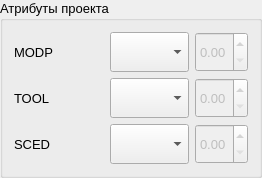
        <widget class="QGroupBox" name="gbProject">
         <property name="font">
          <font>
           <pointsize>10</pointsize>
          </font>
         </property>
         <property name="title">
          <string>Атрибуты проекта</string>
         </property>
         <layout class="QGridLayout" name="gridLayout_4">
          <item row="1" column="0">
           <widget class="QLabel" name="lblTOOL">
            <property name="sizePolicy">
             <sizepolicy hsizetype="Fixed" vsizetype="Preferred">
              <horstretch>0</horstretch>
              <verstretch>0</verstretch>
             </sizepolicy>
            </property>
            <property name="minimumSize">
             <size>
              <width>90</width>
              <height>40</height>
             </size>
            </property>
            <property name="maximumSize">
             <size>
              <width>90</width>
              <height>40</height>
             </size>
            </property>
            <property name="toolTip">
             <string>&lt;html&gt;&lt;head/&gt;&lt;body&gt;&lt;p&gt;Использование программных инструментов&lt;/p&gt;&lt;/body&gt;&lt;/html&gt;</string>
            </property>
            <property name="text">
             <string>TOOL</string>
            </property>
           </widget>
          </item>
          <item row="1" column="1">
           <widget class="QComboBox" name="cbTOOL">
            <property name="sizePolicy">
             <sizepolicy hsizetype="Preferred" vsizetype="Preferred">
              <horstretch>0</horstretch>
              <verstretch>0</verstretch>
             </sizepolicy>
            </property>
            <property name="minimumSize">
             <size>
              <width>0</width>
              <height>40</height>
             </size>
            </property>
            <property name="maximumSize">
             <size>
              <width>16777215</width>
              <height>40</height>
             </size>
            </property>
           </widget>
          </item>
          <item row="0" column="0">
           <widget class="QLabel" name="lblMODP">
            <property name="sizePolicy">
             <sizepolicy hsizetype="Fixed" vsizetype="Preferred">
              <horstretch>0</horstretch>
              <verstretch>0</verstretch>
             </sizepolicy>
            </property>
            <property name="minimumSize">
             <size>
              <width>90</width>
              <height>40</height>
             </size>
            </property>
            <property name="maximumSize">
             <size>
              <width>90</width>
              <height>40</height>
             </size>
            </property>
            <property name="toolTip">
             <string>&lt;html&gt;&lt;head/&gt;&lt;body&gt;&lt;p&gt;Использование современных методов&lt;/p&gt;&lt;/body&gt;&lt;/html&gt;</string>
            </property>
            <property name="text">
             <string>MODP</string>
            </property>
           </widget>
          </item>
          <item row="1" column="2">
           <widget class="QDoubleSpinBox" name="dsbTOOL">
            <property name="enabled">
             <bool>false</bool>
            </property>
            <property name="sizePolicy">
             <sizepolicy hsizetype="Preferred" vsizetype="Preferred">
              <horstretch>0</horstretch>
              <verstretch>0</verstretch>
             </sizepolicy>
            </property>
            <property name="minimumSize">
             <size>
              <width>0</width>
              <height>40</height>
             </size>
            </property>
            <property name="maximumSize">
             <size>
              <width>16777215</width>
              <height>40</height>
             </size>
            </property>
            <property name="maximum">
             <double>2.000000000000000</double>
            </property>
            <property name="singleStep">
             <double>0.050000000000000</double>
            </property>
           </widget>
          </item>
          <item row="0" column="1">
           <widget class="QComboBox" name="cbMODP">
            <property name="sizePolicy">
             <sizepolicy hsizetype="Preferred" vsizetype="Expanding">
              <horstretch>0</horstretch>
              <verstretch>0</verstretch>
             </sizepolicy>
            </property>
            <property name="minimumSize">
             <size>
              <width>0</width>
              <height>40</height>
             </size>
            </property>
            <property name="maximumSize">
             <size>
              <width>16777215</width>
              <height>40</height>
             </size>
            </property>
           </widget>
          </item>
          <item row="0" column="2">
           <widget class="QDoubleSpinBox" name="dsbMODP">
            <property name="enabled">
             <bool>false</bool>
            </property>
            <property name="sizePolicy">
             <sizepolicy hsizetype="Preferred" vsizetype="Preferred">
              <horstretch>0</horstretch>
              <verstretch>0</verstretch>
             </sizepolicy>
            </property>
            <property name="minimumSize">
             <size>
              <width>0</width>
              <height>40</height>
             </size>
            </property>
            <property name="maximumSize">
             <size>
              <width>16777215</width>
              <height>40</height>
             </size>
            </property>
            <property name="maximum">
             <double>2.000000000000000</double>
            </property>
            <property name="singleStep">
             <double>0.050000000000000</double>
            </property>
           </widget>
          </item>
          <item row="2" column="1">
           <widget class="QComboBox" name="cbSCED">
            <property name="sizePolicy">
             <sizepolicy hsizetype="Preferred" vsizetype="Preferred">
              <horstretch>0</horstretch>
              <verstretch>0</verstretch>
             </sizepolicy>
            </property>
            <property name="minimumSize">
             <size>
              <width>0</width>
              <height>40</height>
             </size>
            </property>
            <property name="maximumSize">
             <size>
              <width>16777215</width>
              <height>40</height>
             </size>
            </property>
           </widget>
          </item>
          <item row="2" column="2">
           <widget class="QDoubleSpinBox" name="dsbSCED">
            <property name="enabled">
             <bool>false</bool>
            </property>
            <property name="sizePolicy">
             <sizepolicy hsizetype="Preferred" vsizetype="Preferred">
              <horstretch>0</horstretch>
              <verstretch>0</verstretch>
             </sizepolicy>
            </property>
            <property name="minimumSize">
             <size>
              <width>0</width>
              <height>40</height>
             </size>
            </property>
            <property name="maximumSize">
             <size>
              <width>16777215</width>
              <height>40</height>
             </size>
            </property>
            <property name="maximum">
             <double>2.000000000000000</double>
            </property>
            <property name="singleStep">
             <double>0.050000000000000</double>
            </property>
           </widget>
          </item>
          <item row="2" column="0">
           <widget class="QLabel" name="lblSCED">
            <property name="sizePolicy">
             <sizepolicy hsizetype="Fixed" vsizetype="Preferred">
              <horstretch>0</horstretch>
              <verstretch>0</verstretch>
             </sizepolicy>
            </property>
            <property name="minimumSize">
             <size>
              <width>90</width>
              <height>40</height>
             </size>
            </property>
            <property name="maximumSize">
             <size>
              <width>90</width>
              <height>40</height>
             </size>
            </property>
            <property name="toolTip">
             <string>&lt;html&gt;&lt;head/&gt;&lt;body&gt;&lt;p&gt;Требуемые сроки разработки&lt;/p&gt;&lt;/body&gt;&lt;/html&gt;</string>
            </property>
            <property name="text">
             <string>SCED</string>
            </property>
           </widget>
          </item>
         </layout>
        </widget>
